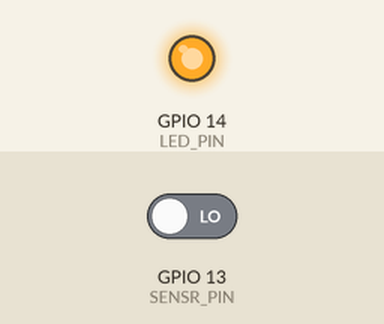
This sketch was run on a simulated ESP8266 (NodeMCU). On the bench: output pins drawn as LEDs (lit = HIGH). Dashed ring = blinking. The inputs (shaded band) are chosen by the test bench; at power-on: GPIO 13 (SENSR_PIN) LOW. WiFi joins after 1.5 s; servers stay silent unless stated; no MQTT or app messages arrive unless stated; what the sketch prints to the serial monitor is not drawn.

Above: at 0.1 s.
At 2.7 s:
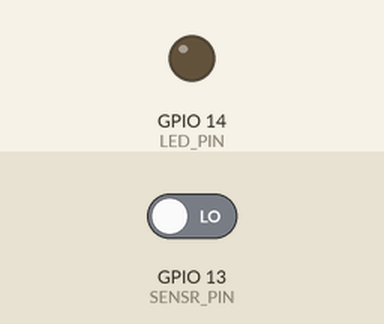
2.8 s: GPIO 13 (SENSR_PIN) driven HIGH
At 3.9 s:
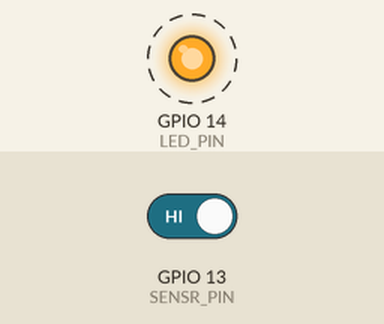
5.8 s: GPIO 13 (SENSR_PIN) driven LOW
Timing chart, 0 to 37.3 s (numbered marks = the images above; inputs shaded):
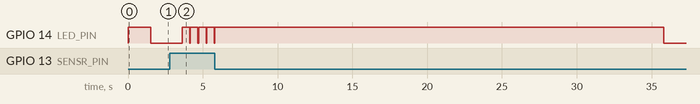

Measured:
- after the input at 2.8 s, GPIO 14 (LED_PIN): alternates HIGH for 0.50 s and LOW for 0.05 s, starting after 0.81 s

The sketch:

eps.ino
```cpp
#include <ESP8266WiFi.h>
#include <PubSubClient.h>
#include <DHT.h>
#include <Wire.h>
#include <SPI.h>
#include <Adafruit_Sensor.h>
#include <Adafruit_BMP280.h>

#define wifi_ssid "WIFI"
#define wifi_password "pass"

#define mqtt_server "1.1.1.1"

#define MQTT_CLIENT "espsen1"
#define MQTT_USER "user"
#define MQTT_PWD "pass"

#define humidity_topic "sensor/hum/esp1"
#define temperature_topic "sensor/temp/esp1"
#define motion_topic "sensor/motion/esp1"
#define lux_topic "sensor/lux/esp1"
#define press_topic "sensor/press/esp1"

#define DHTTYPE DHT22
#define DHTPIN  12     //D6
#define SENSR_PIN 13  //D7
#define LED_PIN 14    //D5

WiFiClient espClient;
PubSubClient client(espClient);
DHT dht(DHTPIN, DHTTYPE, 11);
Adafruit_BMP280 bme; // I2C

void setup() {
//  Serial.begin(115200);
  pinMode(SENSR_PIN, INPUT);
  pinMode(LED_PIN, OUTPUT);
  pinMode(A0, INPUT);
  if (!bme.begin()) {
    Serial.println("Could not find a valid BMP280 sensor, check wiring!");
    //while (1);
  }
  dht.begin();
  setup_wifi();
  client.setServer(mqtt_server, 1883);
}

void setup_wifi() {
  delay(10);
  digitalWrite(LED_PIN, HIGH);
  // We start by connecting to a WiFi network
  Serial.println();
  Serial.print("Connecting to ");
  Serial.println(wifi_ssid);

  WiFi.begin(wifi_ssid, wifi_password);

  while (WiFi.status() != WL_CONNECTED) {
    delay(500);
    Serial.print(".");
  }

  Serial.println("");
  Serial.println("WiFi connected");
  Serial.println("IP address: ");
  Serial.println(WiFi.localIP());
  digitalWrite(LED_PIN, LOW);
}

void reconnect() {
  // Loop until we're reconnected
  while (!client.connected()) {
    Serial.print("Attempting MQTT connection...");

    if (client.connect(MQTT_CLIENT, MQTT_USER, MQTT_PWD)) {
      Serial.println("connected");
    } else {
      Serial.print("failed, rc=");
      Serial.print(client.state());
      Serial.println(" try again in 5 seconds");
      // Wait 5 seconds before retrying
      delay(5000);
    }
  }
}

bool checkBound(float newValue, float prevValue, float maxDiff) {
  return !isnan(newValue) &&
         (newValue < prevValue - maxDiff || newValue > prevValue + maxDiff);
}

long lastMsg = 0;
long lastMotion = 0;
bool prevstate = true;
float temp = 0;
float hum = 0;
int diff = 0.09;
int lux = 0;
float pressure = 0;
int motionPersist = 30000;

void loop() {
  if (!client.connected()) {
    reconnect();
  }
  client.loop();

  long now = millis();
  byte sensor = digitalRead(SENSR_PIN);
  delay(500);
  if(sensor == HIGH){
    if( (now - lastMotion) > motionPersist){
      digitalWrite(LED_PIN, HIGH);
      Serial.println("Motion");
      client.publish(motion_topic, "1", true);
      prevstate = (sensor == HIGH);
    }
//    Serial.println("Last motion updated");
    lastMotion = now;
    digitalWrite(LED_PIN, LOW);
    delay(50);
    digitalWrite(LED_PIN, HIGH);
  }
  if(sensor == LOW){
      if( (now - lastMotion) > motionPersist && (sensor == HIGH) != prevstate){
        digitalWrite(LED_PIN, LOW);
        Serial.println("No motion");
        client.publish(motion_topic, "0", true);
        prevstate = (sensor == HIGH);
      }
  }

  if (now - lastMsg > 60000) {
    lastMsg = now;

    float newPressure = ((int)(bme.readPressure()*0.00750062*100))/100.0;
    int newLux = analogRead(A0);
    float newTemp = dht.readTemperature();
    float newHum = dht.readHumidity();
    if(checkBound(newPressure, pressure, 500)){
      pressure = newPressure;
      client.publish(press_topic, String(pressure).c_str(), true);
    }
    if(checkBound(newLux, lux, 20)){
      lux = newLux;
      Serial.print("New lux:");
      Serial.println(String(lux).c_str());
      client.publish(lux_topic, String(lux).c_str(), true);
    }
    if(newTemp<60 && newHum < 100){

      if (checkBound(newTemp, temp, diff)) {
        temp = newTemp;
        Serial.print("New temperature:");
        Serial.println(String(temp).c_str());
        client.publish(temperature_topic, String(temp).c_str(), true);
      }

      if (checkBound(newHum, hum, diff)) {
        hum = newHum;
        Serial.print("New humidity:");
        Serial.println(String(hum).c_str());
        client.publish(humidity_topic, String(hum).c_str(), true);
      }
    }
  }
}
```
